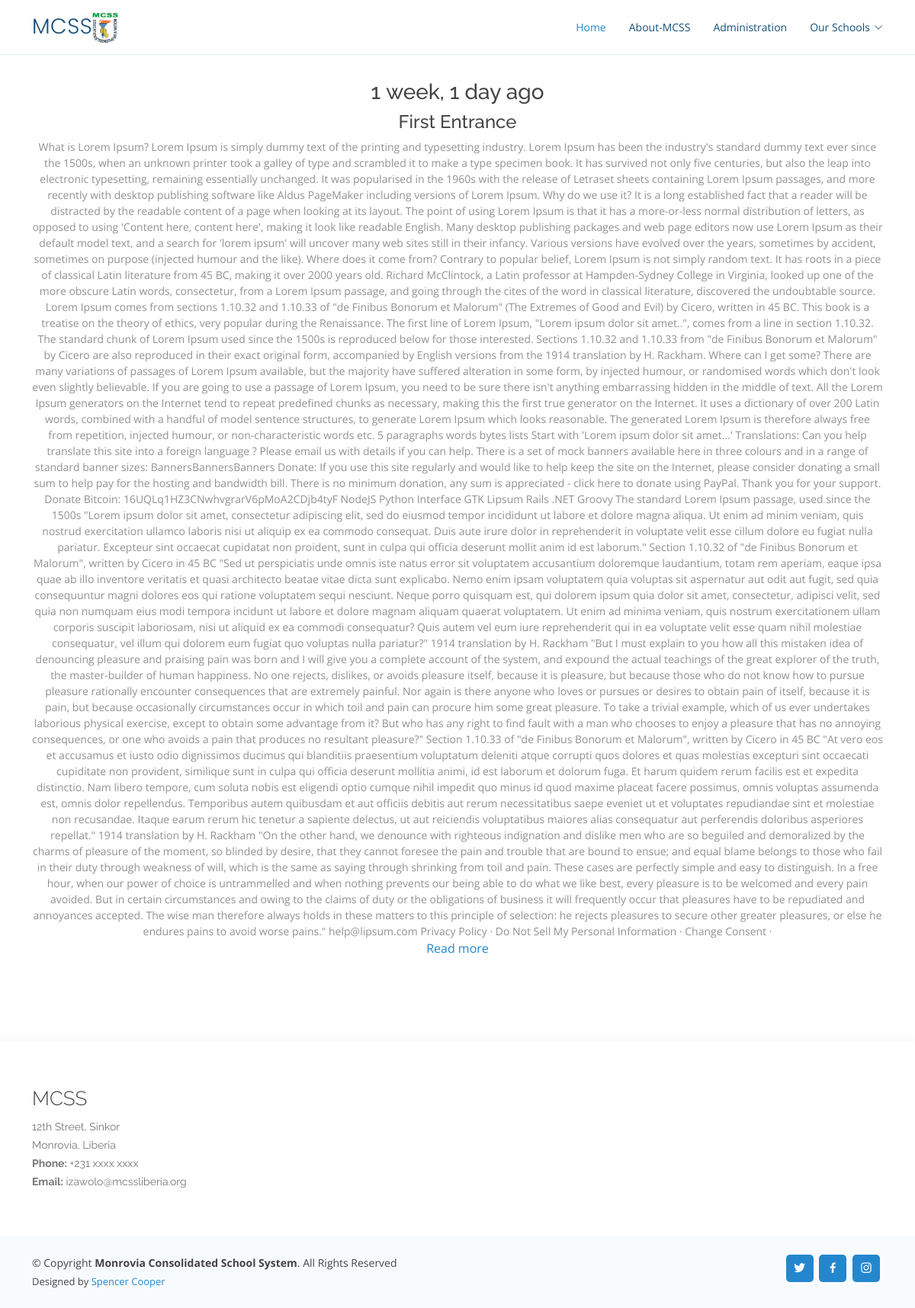
Screenshot of /entrace/ with the database file from the repository.
### blog/models.py (models this page shows, shortened)
class Post(models.Model):
    ACTIVE = 'active'
    DRAFT = 'draft'
    CHOICES_STATUS = (
        (ACTIVE, 'Active'),
        (DRAFT, 'Draft')
    )
    category = models.ForeignKey(Category, related_name='posts', on_delete=models.CASCADE)
    title = models.CharField(max_length=255)
    slug = models.SlugField()
    body = models.TextField()
    created_at = models.DateTimeField(auto_now_add=True)
    status = models.CharField(max_length=10, choices=CHOICES_STATUS, default=ACTIVE)
    image = models.ImageField(upload_to='uploads/', blank=True, null=True)
    image1 = models.ImageField(upload_to='uploads/', blank=True, null=True)
    image2 = models.ImageField(upload_to='uploads/', blank=True, null=True)
    class Meta:
        ordering = ('-created_at',)

### blog/views.py (the view)
# urls.py: path('<slug:slug>/', views.category, name='category_detail'),
def category(request, slug):
    category = get_object_or_404(Category, slug=slug)
    posts = category.posts.filter(status=Post.ACTIVE)
    return render(request, 'blog/category.html', {'category':category, 'posts': posts})

### blog/templates/blog/category.html (shortened to what this page needs)
{% extends 'core/base.html' %}
{% block content %}
<main id="main">
    <section id="about" class="about">
        <div class="container" data-aos="fade-up">
            <div class="form-group col-12">
                {% for post in posts %}
                <div class="section-title">
                    <h3>{{post.created_at|timesince}} ago</h3>
                    <h4>{{post.title|truncatewords:100}}</h4>
                    <p>{{post.body}}</p>
                    <a class="cta-btn" href="{% url 'post_detail' post.category.slug post.slug %}">Read more</a>
                </div>
                {% empty %}
                <div class="content">
                    <p>There is not post in this category...</p>
                </div>
                {% endfor %}
            </div>
        </div>
    </section>
  </main>
{% endblock %}

### static/assets/css/style.css (style rules this page uses)
body { font-family: "Open Sans", sans-serif; color: #444444; }
a { color: #2487ce; text-decoration: none; }
h1, h2, h3, h4, h5, h6 { font-family: "Raleway", sans-serif; }
section { padding: 80px 0; overflow: hidden; }
.section-title { text-align: center; padding-bottom: 30px; }
.section-title p { margin-bottom: 0; font-size: 14px; color: #919191; }

### rows the page displays
Post: created_at "1 week, 1 day", title "First Entrance", body "What is Lorem Ipsum? Lorem Ipsum is simply dummy text of the printing and typesetting industry. Lorem Ipsum has been the industry's standard dummy text ever since the 1500s, when an unknown printer took a galley of type and scrambled it to make a type specimen book. It has survived not only five centuries, but also the leap into electronic typesetting, remaining essentially unchanged. It was popularised in the 1960s with the release of Letraset sheets containing Lorem Ipsum passages, and more recently with desktop publishing software like Aldus PageMaker including versions of Lorem Ipsum. Why do we use it? It is a long established fact that a reader will be distracted by the readable…"
